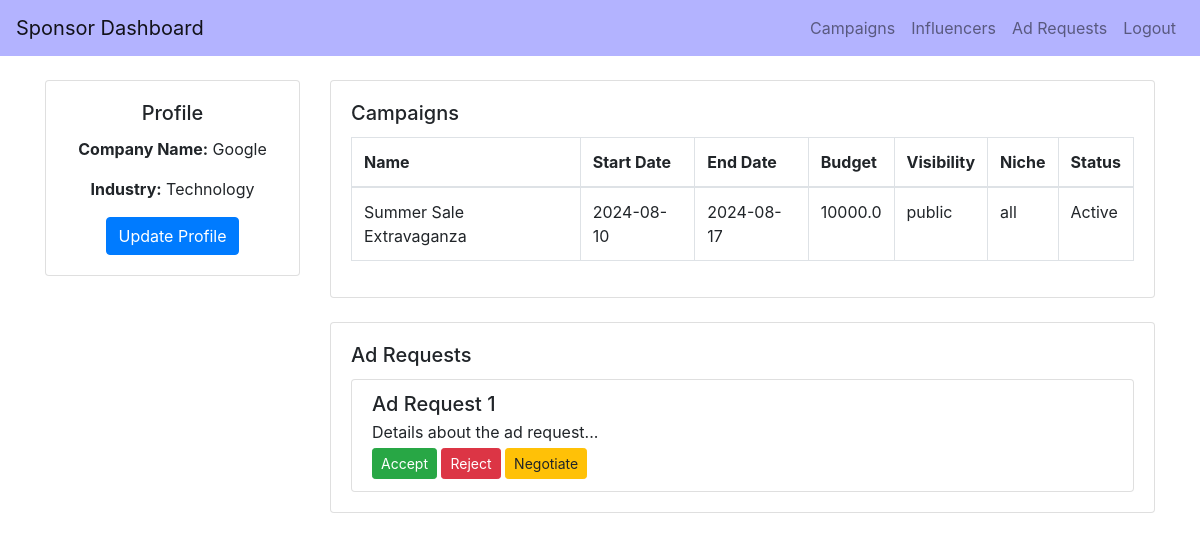
/sponsor_dashboard/google_admin, run on an earlier commit of the app's database.
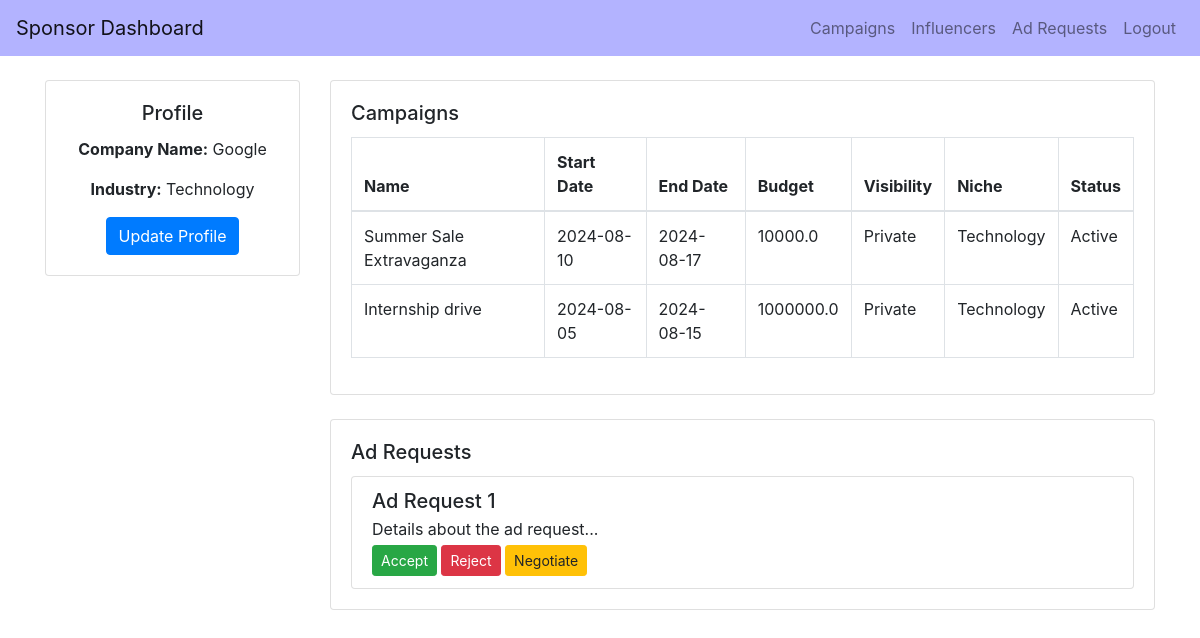
And on a later commit of the database.
### backend/models.py (models this page shows)
class Campaign(db.Model):
    __tablename__ = 'campaign'
    id = db.Column(db.Integer, primary_key=True)
    name = db.Column(db.String(100), nullable=False)
    description = db.Column(db.Text, nullable=False)
    start_date = db.Column(db.Date, nullable=False)
    end_date = db.Column(db.Date, nullable=False)
    budget = db.Column(db.Float, nullable=False)
    visibility = db.Column(db.String(10), nullable=False)  # public, private
    goals = db.Column(db.Text, nullable=False)
    niche = db.Column(db.String(50), nullable=False)
    status = db.Column(db.String(10), nullable=False)
    flagged = db.Column(db.Boolean, default=False, nullable=False)
    user_id = db.Column(db.Integer, db.ForeignKey('user.id'), nullable=False)
    ad_requests = db.relationship('AdRequest', backref='campaigns_ad_requests')
    campaign_requests = db.relationship('CampaignRequest', backref='campaign_campaign_requests')

### backend/controller.py (the view, shortened to what this page needs)
@app.route('/sponsor_dashboard', methods=['GET', 'POST'])
@app.route('/sponsor_dashboard/<username>', methods=['GET', 'POST'])
def sponsor_dashboard(username=None):
    username = username or request.args.get('username')
    company = request.args.get('company')
    industry = request.args.get('industry')
    usr = User.query.filter_by(username=username).first()
    if usr and usr.role == 'sponsor':
            sponsor = Sponsor.query.filter_by(user_id=usr.id).first()
            if sponsor:
                sponsor_campaigns=fetch_campaigns(usr.id).campaigns
                return render_template("sponsor_dashboard.html",
                                        username=usr.username,
                                        name=sponsor.name,
                                        email=sponsor.email,
                                        company=sponsor.company,
                                        industry=sponsor.industry,
                                        campaigns=sponsor_campaigns)

### backend/controller.py (called while the page is built)
def fetch_campaigns(id):
            user_campaigns=User.query.filter_by(id=id).first()
            return user_campaigns

### templates/sponsor_dashboard.html (shortened to what the changed rows need)
<!DOCTYPE html>
<html lang="en">
<head>
    <link href="https://stackpath.bootstrapcdn.com/bootstrap/4.5.2/css/bootstrap.min.css" rel="stylesheet">
</head>
<body>
<div class="container mt-4">
    <div class="row">
        <div class="col-md-9">
            <div class="card mb-4">
                <div class="card-body">
                    {% if campaigns %}
                        <div class="table-responsive">
                            <table class="table table-bordered">
                                <thead>
                                    <tr>
                                        <th>Name</th>
                                        <th>Start Date</th>
                                        <th>End Date</th>
                                        <th>Budget</th>
                                        <th>Visibility</th>
                                        <th>Niche</th>
                                        <th>Status</th>
                                    </tr>
                                </thead>
                                <tbody>
                                    {% for campaign in campaigns %}
                                        <tr>
                                            <td>{{ campaign.name }}</td>
                                            <td>{{ campaign.start_date }}</td>
                                            <td>{{ campaign.end_date }}</td>
                                            <td>{{ campaign.budget }}</td>
                                            <td>{{ campaign.visibility }}</td>
                                            <td>{{ campaign.niche }}</td>
                                            <td>{{ campaign.status }}</td>
                                        </tr>
                                    {% endfor %}
                                </tbody>
                            </table>
                        </div>
                    {% else %}
                        <p>No campaigns found.</p>
                    {% endif %}
                </div>
            </div>
        </div>
    </div>
</div>
</body>
</html>

What changed in the data, as far as the page shows it:
changed Campaign "Summer Sale Extravaganza": visibility "public" → "Private"; niche "all" → "Technology"
added Campaign: name "Internship drive", start_date "2024-08-05", end_date "2024-08-15", budget "1000000.0", visibility "Private", niche "Technology", status "Active"
